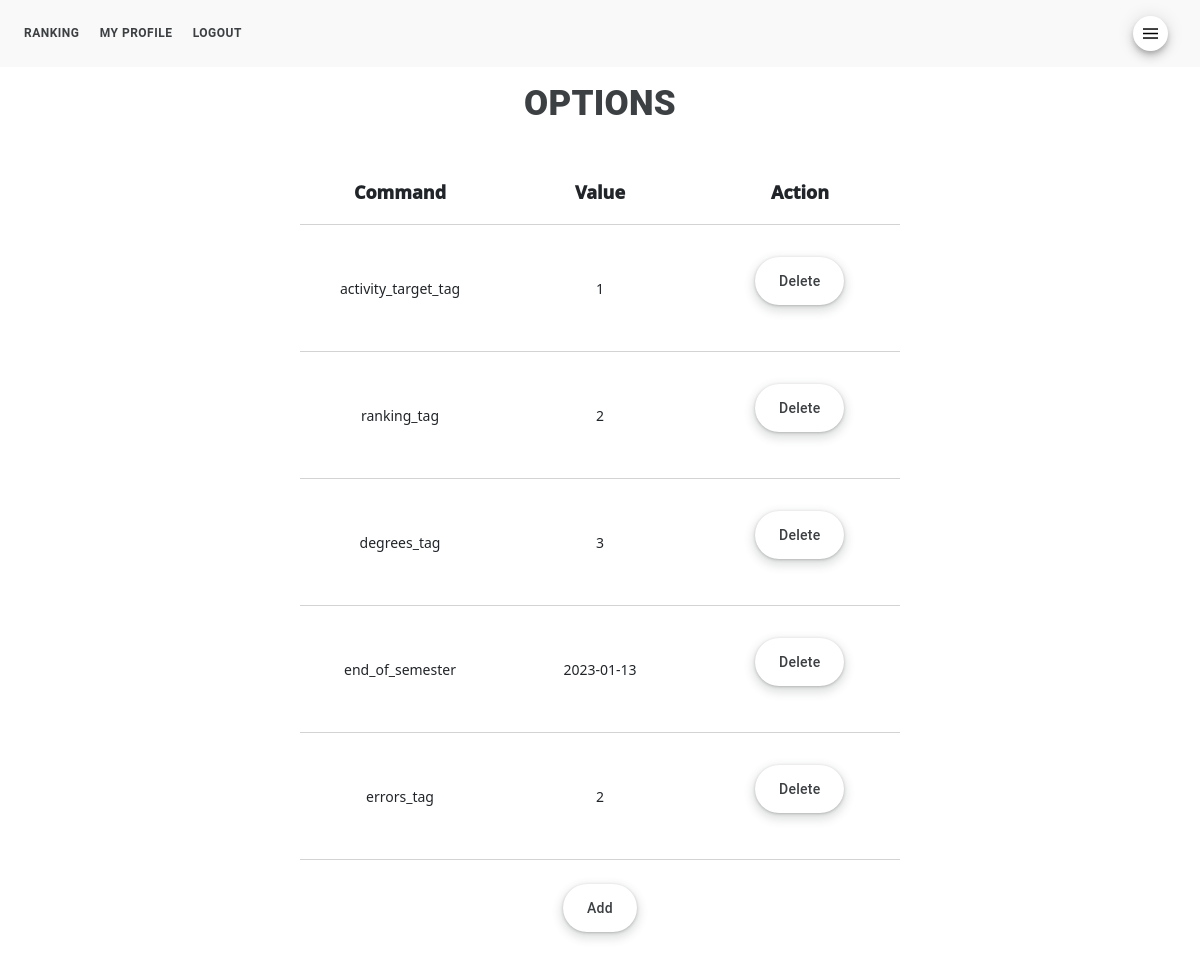
Page /display_options (signed in) on the earlier database version.
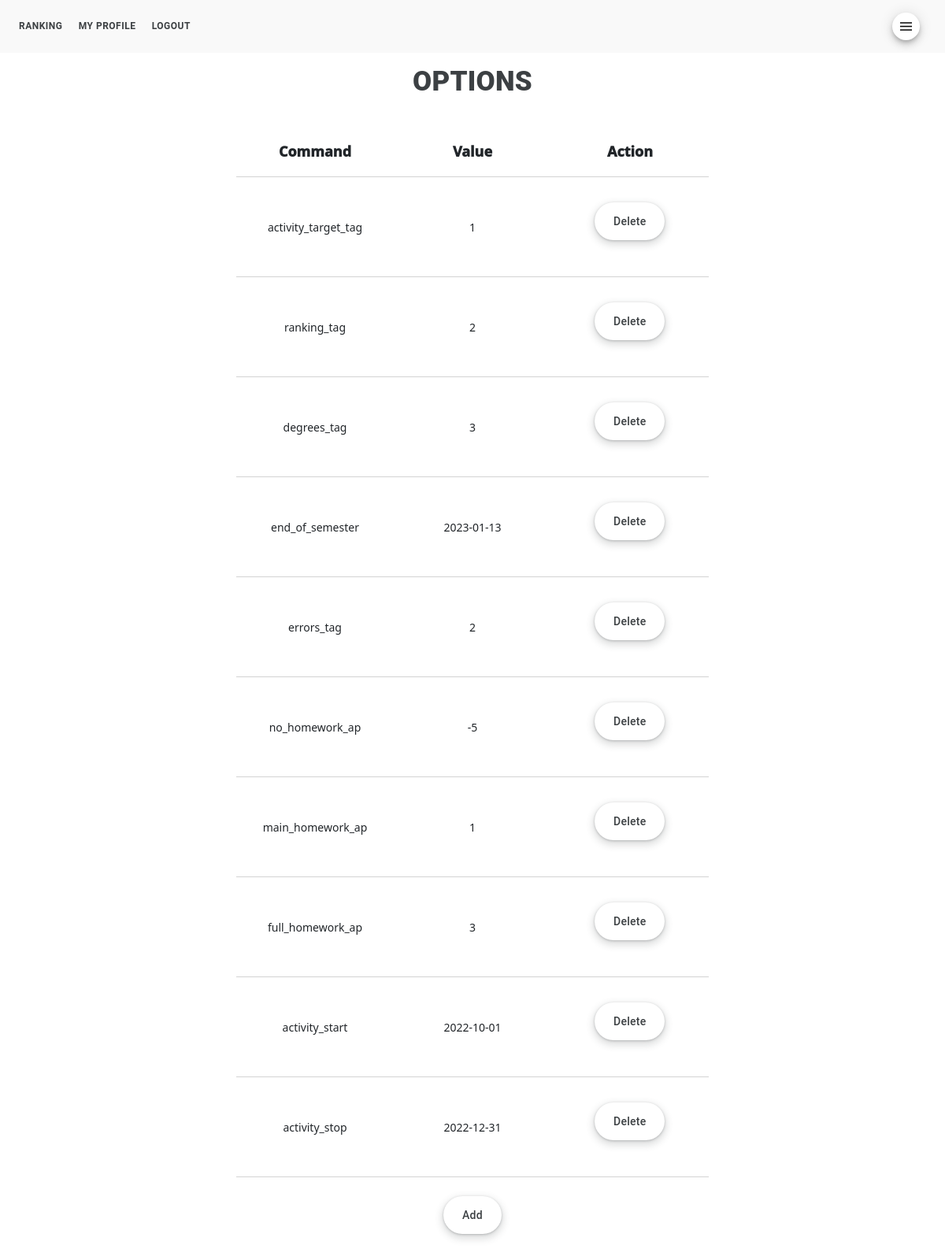
Same page on the later database version.
### nieszkolni_app/models.py (models this page shows)
class Option(models.Model):
    stamp = models.IntegerField(default=0)
    date_number = models.IntegerField(default=0)
    command = models.CharField(max_length=200, default="")
    value = models.CharField(max_length=200, default="")
    author = models.CharField(max_length=200, default="")

### nieszkolni_app/views.py (the view, shortened to what this page needs)
# urls.py: path('display_options', views.display_options, name="display_options"),
@staff_member_required
def display_options(request):
    if request.user.is_authenticated:
        first_name = request.user.first_name
        last_name = request.user.last_name
        current_user = first_name + " " + last_name
        options = BackOfficeManager().display_options()
        return render(request, "display_options.html", {
            "options": options
            })

### nieszkolni_folder/back_office_manager.py (called while the page is built)
    def display_options(self):
        with connection.cursor() as cursor:
            cursor.execute(f'''
                SELECT
                stamp,
                date_number,
                command,
                value,
                author,
                id
                FROM nieszkolni_app_option
                ''')
            options = cursor.fetchall()
            return options

### nieszkolni_app/templates/display_options.html (shortened to what this page needs)
{% extends 'base.html' %}
{% block 'content' %}
<h1>OPTIONS</h1>
<table>
		<tr class="font">
			<th>Command</th>
			<th>Value</th>
			<th>Action</th>
		</tr>
	{% for option in options %}
		<tr class="font">
			<td>{{ option.2 }}</td>
			<td>{{ option.3 }}</td>
			<td>
				<form action="{% url 'display_options' %}"  method="POST">
					  <div class="flex-parent jc-center">
					    	<button type="submit" class="button_main" name="action_on_option" value="delete">Delete</button>
					  </div>
				</form>
			</td>
		</tr>
	{% endfor %}
</table>
<form action="{% url 'display_options' %}"  method="POST">
	  <div class="flex-parent jc-center">
	      <button type="submit" class="button_main" name="action_on_option" value="go_to_add">Add</button>
	  </div>
</form>
{% endblock %}

### nieszkolni_app/templates/base.html (shortened to what this page needs)
{% load user_agents %}
{% load static %}
{% if request|is_mobile %}
<head>
    <link href="https://cdn.jsdelivr.net/npm/bootstrap@5.1.3/dist/css/bootstrap.min.css" rel="stylesheet">
    <link rel="stylesheet" type="text/css" href="{% static 'styles.css' %}">
</head>
<body>
    {% if user.is_authenticated %}
    <nav class="m_navigation">
    <div class="m_side_menu" id="main_links">
      <li class="m_navigation_item">
        <a class="m_navigation_link" href="{% url 'ranking'%}">RANKING</a>
      </li>
      <li class="m_navigation_item">
        <a class="m_navigation_link" href="{% url 'profile'%}">MY PROFILE</a>
      </li>
      <li class="m_navigation_item">
        <a class="m_navigation_link" href="{% url 'logout_user'%}">LOGOUT</a>
      </li>
    </div>
    <div class="m_menu">
      <div>
          <button type="button" class="hamburger_menu" onclick="showHideHamburgerMenu()"><img src="{% static '/images/hamburger.png' %}" width="15" height="15"></button>
      </div>
    </div>
    </nav>
    {% else %}
  <nav class="m_navigation">
    <div class="m_side_menu" id="main_links">
    </div>
  </nav>
    {% endif %}
{% endif %}
<div id="main_content">
  {% block 'content' %}
  {% endblock %}
</div>
  </body>
</html>

### nieszkolni_app/static/styles.css (style rules this page uses)
body { margin: 0px; }
a { color: #3c4043; font-weight: 500; text-decoration: none; }
.button_main { align-items: center; appearance: none; background-color: #fff; border-radius: 24px; border-style: none; box-shadow: rgba(0, 0, 0, .2) 0 3px 5px -1px,rgba(0, 0, 0, .14) 0 6px 10px 0,rgba(0, 0, 0, .12) 0 1px 18px 0; box-sizing: border-box; color: #3c4043; cursor: pointer; display: inline-flex; fill: currentcolor; font-family: "Google Sans", Roboto, Arial, sans-serif; font-size: 14px; font-weight: 500; height: 48px; justify-content: center; letter-spacing: .25px; line-height: normal; margin: 1vw; max-width: 100%; overflow: visible; padding: 2px 24px; position: relative; text-align: center; text-decoration: none; text-transform: none; transition: box-shadow 280ms cubic-bezier(.4, 0, .2, 1),opacity 15ms linear 30ms,transform 270ms cubic-bezier(0, 0, .2, 1) 0ms; user-select: none; -webkit-user-select: none; touch-action: manipulation; width: auto; will-change: transform, opacity; z-index: 0; }
.button_main:not(:disabled) { box-shadow: rgba(60, 64, 67, .3) 0 1px 3px 0, rgba(60, 64, 67, .15) 0 4px 8px 3px; }
.flex-parent { display: flex; }
.jc-center { justify-content: center; }
h1 { color: #3c4043; font-family: "Google Sans", Roboto, Arial, sans-serif; font-size: 35px; font-weight: 1000; letter-spacing: .25px; margin-bottom: 35px; text-align: center; }
.m_navigation { background-color: #f9f9f9; display: inline-block; margin-bottom: 1em; padding: 1em 0em 1em 0em; width: 100%; }
.m_menu { display: inline-block; float: right; }
.m_side_menu { float: left; margin-left: 1em; }
.m_navigation_item { align-self: flex-start; display: inline-flex; padding: 0.5em; }
.m_navigation_link { border-radius: 24px; border-style: none; color: #3c4043; font-family: "Google Sans", Roboto, Arial, sans-serif; font-size: 12px; font-weight: 750; letter-spacing: .5px; text-align: center; text-decoration: none; }
.hamburger_menu { background-color: #fff; border-radius: 24px; border-style: none; box-shadow: rgba(0, 0, 0, .2) 0 3px 5px -1px,rgba(0, 0, 0, .14) 0 6px 10px 0,rgba(0, 0, 0, .12) 0 1px 18px 0; cursor: default; float: right; margin-right: 2em; padding: 10px; }
table { border-collapse: separate; border-bottom-color: rgba(255,255,255,1); border-spacing: 0px; font-size: 14px; font-weight: 300; height: 100px; margin-left: 25%; margin-right: 25%; margin-bottom: 1%; width:50%; table-layout: fixed; }
th { border-bottom: 1pt solid; border-bottom-color: #D3D3D3; font-size: 18px; font-weight: 1000; margin-bottom: 20px; padding: 20px 20px; text-align: center; vertical-align: middle; }
td { border-bottom: 1pt solid; border-bottom-color: #D3D3D3; margin-bottom: 20px; padding: 20px 20px; text-align: center; vertical-align: middle; }

Differences in the rows shown:
added Option: command "no_homework_ap", value "-5"
added Option: command "main_homework_ap", value "1"
added Option: command "full_homework_ap", value "3"
added Option: command "activity_start", value "2022-10-01"
added Option: command "activity_stop", value "2022-12-31"
